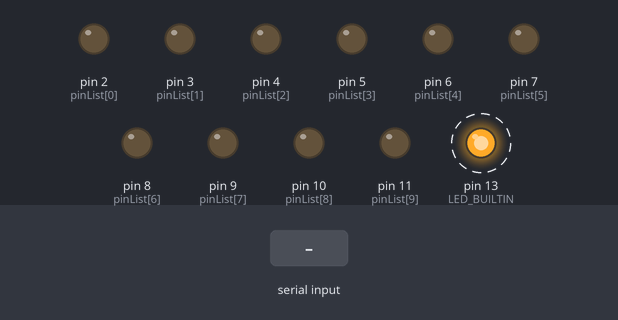
Simulated run of this sketch. Board: Arduino Uno, built with avr-gcc and run on an emulated ATmega328P. On the bench: output pins drawn as LEDs (lit = HIGH). Dashed ring = blinking. The test bench sets the inputs (shaded band).

Above: at 0.87 s.
1.3 s: "high\n" received over Serial
At 2.0 s:
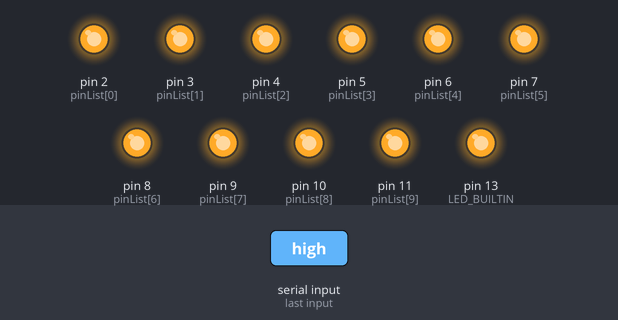
4.3 s: "low\n" received over Serial
At 5.5 s:
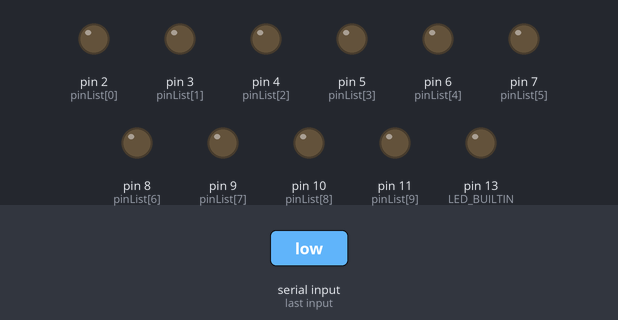
Timing chart, 0 to 16.3 s (numbered marks = the images above; inputs shaded):
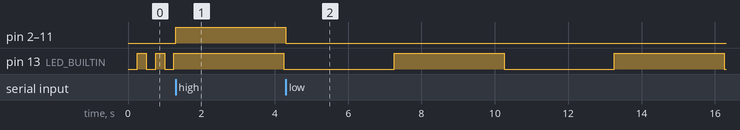

The sketch:

arduino.ino
```cpp
#include <ArduinoJson.h>

int espOffDelay = 250;
int espOnDelay = 3000;
int espDetectInterval = 60000;

boolean espOnline = false;
boolean isESP = false;
boolean isSerial = false;
boolean ledState = LOW;

unsigned long lastBlinkTime = 0;
unsigned long lastESP = 0;

byte pinCount = 10;
byte pinList[] = {2, 3, 4, 5, 6, 7, 8, 9, 10, 11};
unsigned long timeArray[] = {-1, -1, -1, -1, -1, -1, -1, -1, -1, -1};
unsigned long onTimeArray[] {0, 0, 0, 0, 0, 0, 0, 0, 0, 0};

void initPin(){
  for(int i = 0; i < pinCount; i++){
    pinMode(pinList[i], OUTPUT);
  }
}

boolean pinValid(byte pin){
  boolean isValid = false;

  for(byte i = 0; i < pinCount; i++){
    if(pin == pinList[i]){
      isValid = true;
      break;
    }
  }

  return isValid;
}

void espStatusLED(){
  unsigned short interval;

  if(espOnline){
    interval = espOnDelay;
  }else{
    interval = espOffDelay;
  }

  if(millis() - lastBlinkTime >= interval){
    lastBlinkTime = millis();

    if(ledState == LOW){
      ledState = HIGH;
    }else{
      ledState = LOW;
    }

    digitalWrite(LED_BUILTIN, ledState);
  }
}

void readPin(){
  StaticJsonDocument<192> doc;
  String temp = "";

  for(int i = 0; i < pinCount; i++){
    doc[String(pinList[i])] = digitalRead(pinList[i]);
  }

  serializeJson(doc, temp);
  Serial.println(temp);
}

void setHigh(){
  for(byte i = 0; i < pinCount; i++){
    timeArray[i] = -1;
    onTimeArray[i] = 0;
    digitalWrite(pinList[i], HIGH);
  }
}

void setLow(){
  for(byte i = 0; i < pinCount; i++){
    timeArray[i] = -1;
    onTimeArray[i] = 0;
    digitalWrite(pinList[i], LOW);
  }
}

void setPin(int pin, int value){
  for(byte i = 0; i < pinCount; i++){
    if(pin == pinList[i]){
      timeArray[i] = -1;
      onTimeArray[i] = 0;
      break;
    }
  }

  if(value == 0){
    digitalWrite(pin, LOW);
  }else if(value == 1){
    digitalWrite(pin, HIGH);
  }
}

void timedPin(){
  for(int i = 0; i < 10; i++){
    if(timeArray[i] != -1 && onTimeArray[i] == 0){
      onTimeArray[i] = millis();
      digitalWrite(pinList[i], HIGH);
    }else{
      if(millis() - onTimeArray[i] >= timeArray[i]){
        timeArray[i] = -1;
        onTimeArray[i] = 0;

        Serial.println("UPDATEPIN");

        digitalWrite(pinList[i], LOW);
      }
    }
  }
}

void setup() {
  Serial.begin(115200);
  Serial.setTimeout(25);

  pinMode(LED_BUILTIN, OUTPUT);

  initPin();
}

void loop() {
  espStatusLED();
  timedPin();

  if(Serial.available()){
    String input = Serial.readStringUntil('\n');

    input.trim();
    input.toLowerCase();

    String tokens[8];

    char* token = strtok((char*) input.c_str(), " ");
    byte tokenCount = 0;

    while(token != NULL && tokenCount < 8){
      tokens[tokenCount++] = token;
      token = strtok(NULL, " ");
    }

    if(tokens[0].equals("set") && tokenCount == 3){
      lastESP = millis();

      byte pin = tokens[1].toInt();
      boolean state = tokens[2].toInt();

      if(pinValid(pin) && (state == 0 || state == 1)){
        setPin(pin, state);
      }
    }else if(tokens[0].equals("settimed") && tokenCount == 3){
      lastESP = millis();

      byte pin = tokens[1].toInt();
      unsigned long duration = tokens[2].toInt();

      if(pinValid(pin) && duration > 0 && duration <= 604800000){
        timeArray[pin - 2] = duration;
      }
    }else if(tokens[0].equals("read") && tokenCount == 1){
      lastESP = millis();
      readPin();
    }else if(tokens[0].equals("high") && tokenCount == 1){
      lastESP = millis();
      setHigh();
    }else if(tokens[0].equals("low") && tokenCount == 1){
      lastESP = millis();
      setLow();
    }else if(tokens[0].equals("esponline") && tokenCount == 1){
      lastESP = millis();
    }else if(tokens[0].equals("espoffline") && tokenCount == 1){
      lastESP = 0;
      lastBlinkTime = 0;
    }else if(tokens[0].equals("esp") && tokenCount == 1){
      isESP = true;
      isSerial = false;
    }else if(tokens[0].equals("serial") && tokenCount == 1){
      isESP = false;
      isSerial = true;
    }else{
      if(!isESP && isSerial){
        Serial.println("INVALID COMMAND");
      }
    }
  }

  if(millis() - lastESP >= espDetectInterval || lastESP == 0){
    espOnline = false;
  }else{
    espOnline = true;
  }
}
```

Measured:
- after the input at 1.3 s, pin 2 (pinList[0]), pin 3 (pinList[1]), pin 4 (pinList[2]), pin 5 (pinList[3]), pin 6 (pinList[4]), pin 7 (pinList[5]), pin 8 (pinList[6]), pin 9 (pinList[7]), pin 10 (pinList[8]), pin 11 (pinList[9]): LOW → HIGH at once
- after the input at 4.3 s, pin 2 (pinList[0]), pin 3 (pinList[1]), pin 4 (pinList[2]), pin 5 (pinList[3]), pin 6 (pinList[4]), pin 7 (pinList[5]), pin 8 (pinList[6]), pin 9 (pinList[7]), pin 10 (pinList[8]), pin 11 (pinList[9]): HIGH → LOW at once
- by itself, pin 13 (LED_BUILTIN): alternates HIGH for 3.0 s and LOW for 3.0 s
